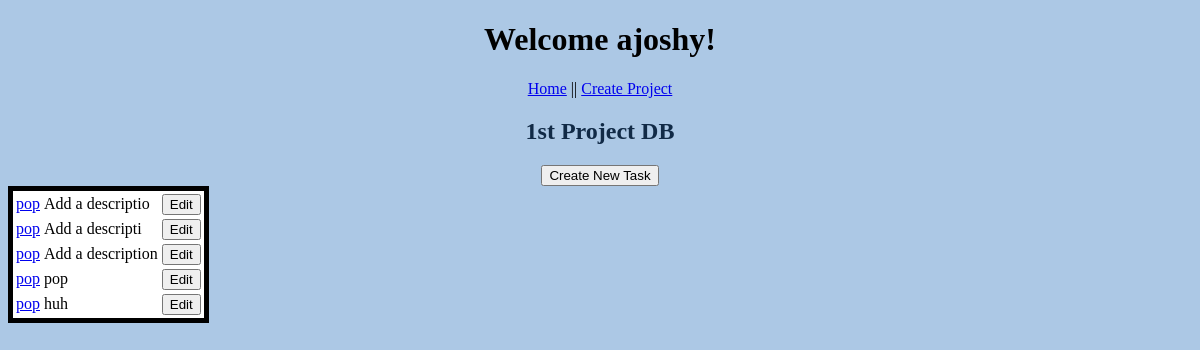
/view_project/1, run on the app's committed database.
### models.py (models this page shows, shortened)
class User(db.Model):
    id = db.Column('id', db.Integer, primary_key = True)
    username = db.Column('username', db.String(20))
    email = db.Column('email', db.String(50))
    password = db.Column('password', db.String(30))

class Project(db.Model):
    id = db.Column('id', db.Integer, primary_key = True)
    title = db.Column('title', db.String(200))
    detail = db.Column('detail', db.String(1000))
    company_name = db.Column('company_name', db.String(100))

class Task(db.Model):
    id = db.Column('id', db.Integer, primary_key = True)
    project_id = db.Column('project_id', db.Integer)
    title = db.Column('title', db.String(200))
    description = db.Column('description', db.String(1000))

### app.py (the view)
@app.route('/view_project/<project_id>')
def get_project(project_id):
    a_user = db.session.query(User).filter_by(email='ajoshy@uncc.edu').one()
    my_project = find_project_by_id(project_id)
    tasks = find_tasks_by_project(project_id)
    return render_template('view_project.html', project=my_project, user=a_user, proj_tasks=tasks)

### models.py (called while the page is built)
def find_project_by_id(p_id):
    return db.session.query(Project).filter_by(id = p_id).one()

def find_tasks_by_project(p_id):
    return db.session.query(Task).filter_by(project_id = p_id).all()

### templates/view_project.html (shortened to what this page needs)
<!DOCTYPE html>
<html lang="en">
    <head>
        <link rel="stylesheet" href="{{ url_for('static', filename='main.css')}}">
    </head>
    <body>
        <h1>Welcome {{user.username}}!</h1>
        <nav>
            <a href="{{ url_for('index') }}">Home</a> ||
            <a href="{{ url_for('new_project') }}">Create Project</a>
        </nav>
        <div class="projectView">
            <h2>{{project.title}}</h2>
            <form action="{{ url_for('new_task', project_id=project.id)}}">
                <input type="submit" value="Create New Task">
            </form>
        </div>
        <div class="box">
            <table class="insideBox">
                {% for task in proj_tasks%}
                <tr>
                    <td><a href="{{ url_for('view_task', project_id=project.id, t_id=task.id)}}">{{task.title}}</a></td>
                    <td>{{task.description}}</td>
                    <td>
                        <form action="{{url_for('edit_task',project_id=project.id,t_id=task.id)}}" method = "get">
                            <input type="submit" value="Edit">
                        </form>
                    </td>
                </tr>
                {% endfor %}
            </table>
        </div>
    </body>
</html>

### static/main.css (style rules this page uses)
h1 { color:black; text-align: center; }
h2 { color: #112A46; }
body { background:#ACC8E5; }
nav { text-align: center; }
.box { width: 100%; height: 500px; width: 25em; text-align: center; }
.insideBox { background-color: white; text-align: left; border: 5px solid; margin-bottom: 20px; }
.projectView { text-align: center; }

### data on the page
User: username "ajoshy"
Project: title "1st Project DB"
Task: title "pop", description "Add a descriptio"
Task: title "pop", description "Add a descripti"
Task: title "pop", description "Add a description"
Task: title "pop", description "pop"
Task: title "pop", description "huh"
